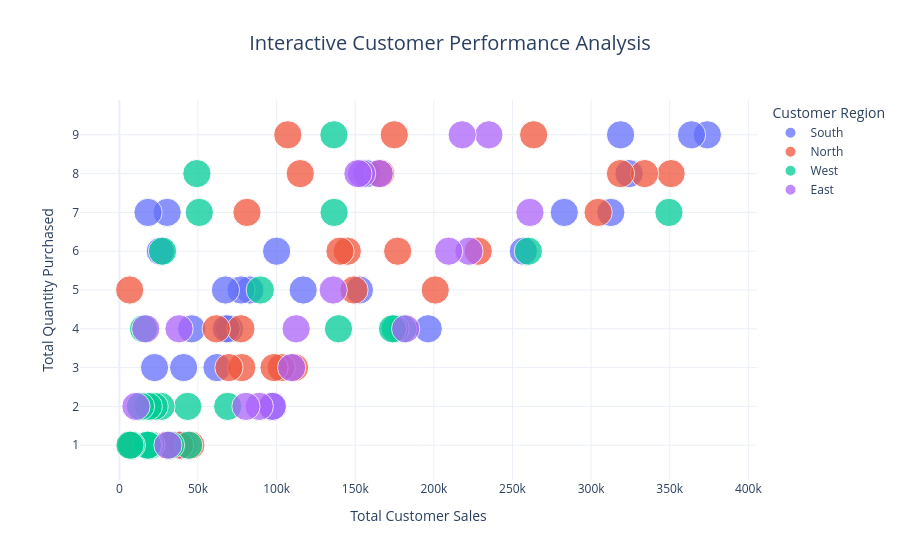

Notebook cell for this chart:
### Code cell
# ==========================================
# INTERACTIVE CUSTOMER PERFORMANCE ANALYSIS
# ==========================================

fig = px.scatter(
    customer_data,
    x='Total_Sales',
    y='Total_Quantity',
    size='Total_Transactions',
    color='Region',
    hover_name='Customer_ID',
    hover_data={
        'Total_Sales': ':.2f',
        'Total_Quantity': True,
        'Total_Transactions': True
    },
    title='Interactive Customer Performance Analysis',
    labels={
        'Total_Sales': 'Total Customer Sales',
        'Total_Quantity': 'Total Quantity Purchased',
        'Total_Transactions': 'Number of Transactions',
        'Region': 'Customer Region'
    },
    template='plotly_white',
    opacity=0.75
)

fig.update_layout(
    title_x=0.5,
    title_font_size=20,
    hovermode='closest'
)

fig.show()

# Save interactive chart
fig.write_html(
    'visualizations/customer_performance.html'
)

print("Interactive customer performance chart saved successfully!")

### Figure 1 — Plotly figure (JSON) as saved in the notebook; plotly's stock layout.template omitted (floating-point values rounded to 4 significant figures)
{"data": [{"customdata": [[1], [1], [1], [1], [1], [1], [1], [1], [1], [1], [1], [1], [1], [1], [1], [1], [1], [1], [1], [1], [1], [1], [1], [1], [1], [1], [1]], "hovertemplate": "<b>%{hovertext}</b><br><br>Customer Region=South<br>Total Customer Sales=%{x:.2f}<br>Total Quantity Purchased=%{y}<br>Number of Transactions=%{customdata[0]}<extra></extra>", "hovertext": ["CUST016", "CUST007", "CUST084", "CUST070", "CUST065", "CUST006", "CUST093", "CUST080", "CUST062", "CUST092", "CUST100", "CUST094", "CUST082", "CUST076", "CUST059", "CUST074", "CUST032", "CUST017", "CUST033", "CUST040", "CUST060", "CUST039", "CUST049", "CUST055", "CUST035", "CUST085", "CUST077"], "legendgroup": "South", "marker": {"color": "#636efa", "opacity": 0.75, "size": [1, 1, 1, 1, 1, 1, 1, 1, 1, 1, 1, 1, 1, 1, 1, 1, 1, 1, 1, 1, 1, 1, 1, 1, 1, 1, 1], "sizemode": "area", "sizeref": 0.0025, "symbol": "circle"}, "mode": "markers", "name": "South", "orientation": "v", "showlegend": true, "type": "scatter", "x": [373932, 363870, 324144, 318762, 312564, 282940, 256878, 196404, 157288, 152655, 116880, 100002, 97538, 82980, 77375, 70048, 67988, 67440, 62088, 45976, 40872, 39924, 32297, 30387, 26034, 22365, 18221], "xaxis": "x", "y": [9, 9, 8, 9, 7, 7, 6, 4, 8, 5, 5, 6, 2, 5, 5, 4, 4, 5, 3, 4, 3, 1, 1, 7, 6, 3, 7], "yaxis": "y"}, {"customdata": [[1], [1], [1], [1], [1], [1], [1], [1], [1], [1], [1], [1], [1], [1], [1], [1], [1], [1], [1], [1], [1], [1], [1], [1], [1], [1], [1], [1]], "hovertemplate": "<b>%{hovertext}</b><br><br>Customer Region=North<br>Total Customer Sales=%{x:.2f}<br>Total Quantity Purchased=%{y}<br>Number of Transactions=%{customdata[0]}<extra></extra>", "hovertext": ["CUST083", "CUST020", "CUST005", "CUST028", "CUST023", "CUST089", "CUST037", "CUST047", "CUST079", "CUST096", "CUST061", "CUST053", "CUST075", "CUST066", "CUST056", "CUST030", "CUST068", "CUST009", "CUST086", "CUST026", "CUST018", "CUST069", "CUST002", "CUST029", "CUST027", "CUST099", "CUST091", "CUST054"], "legendgroup": "North", "marker": {"color": "#EF553B", "opacity": 0.75, "size": [1, 1, 1, 1, 1, 1, 1, 1, 1, 1, 1, 1, 1, 1, 1, 1, 1, 1, 1, 1, 1, 1, 1, 1, 1, 1, 1, 1], "sizemode": "area", "sizeref": 0.0025, "symbol": "circle"}, "mode": "markers", "name": "North", "orientation": "v", "showlegend": true, "type": "scatter", "x": [350888, 333992, 318680, 304465, 263475, 228222, 200885, 176994, 174825, 166160, 149200, 144960, 140286, 115048, 111405, 107118, 102909, 98373, 81137, 77844, 77288, 69687, 61624, 45467, 38298, 30717, 7148, 6540], "xaxis": "x", "y": [8, 8, 8, 7, 9, 6, 5, 6, 9, 8, 5, 6, 6, 8, 3, 9, 3, 3, 7, 3, 4, 3, 4, 1, 1, 1, 1, 5], "yaxis": "y"}, {"customdata": [[1], [1], [1], [1], [1], [1], [1], [1], [1], [1], [1], [1], [1], [1], [1], [1], [1], [1], [1], [1], [1], [1], [1], [1], [1], [1]], "hovertemplate": "<b>%{hovertext}</b><br><br>Customer Region=West<br>Total Customer Sales=%{x:.2f}<br>Total Quantity Purchased=%{y}<br>Number of Transactions=%{customdata[0]}<extra></extra>", "hovertext": ["CUST073", "CUST043", "CUST010", "CUST050", "CUST044", "CUST071", "CUST095", "CUST051", "CUST064", "CUST015", "CUST008", "CUST011", "CUST019", "CUST003", "CUST052", "CUST088", "CUST012", "CUST046", "CUST041", "CUST042", "CUST025", "CUST024", "CUST087", "CUST022", "CUST097", "CUST048"], "legendgroup": "West", "marker": {"color": "#00cc96", "opacity": 0.75, "size": [1, 1, 1, 1, 1, 1, 1, 1, 1, 1, 1, 1, 1, 1, 1, 1, 1, 1, 1, 1, 1, 1, 1, 1, 1, 1], "sizemode": "area", "sizeref": 0.0025, "symbol": "circle"}, "mode": "markers", "name": "West", "orientation": "v", "showlegend": true, "type": "scatter", "x": [349510, 260100, 180092, 175392, 173712, 139372, 136549, 136440, 89620, 68894, 50834, 49280, 44045, 43492, 32524, 27468, 26466, 22064, 20083, 18616, 18382, 17838, 15356, 13426, 7647, 6720], "xaxis": "x", "y": [7, 6, 4, 4, 4, 4, 7, 9, 5, 2, 7, 8, 1, 2, 1, 6, 2, 2, 1, 1, 2, 1, 4, 2, 1, 1], "yaxis": "y"}, {"customdata": [[1], [1], [1], [1], [1], [1], [1], [1], [1], [1], [1], [1], [1], [1], [1], [1], [1], [1], [1]], "hovertemplate": "<b>%{hovertext}</b><br><br>Customer Region=East<br>Total Customer Sales=%{x:.2f}<br>Total Quantity Purchased=%{y}<br>Number of Transactions=%{customdata[0]}<extra></extra>", "hovertext": ["CUST001", "CUST078", "CUST057", "CUST063", "CUST031", "CUST036", "CUST013", "CUST038", "CUST072", "CUST098", "CUST081", "CUST021", "CUST034", "CUST067", "CUST045", "CUST090", "CUST004", "CUST014", "CUST058"], "legendgroup": "East", "marker": {"color": "#ab63fa", "opacity": 0.75, "size": [1, 1, 1, 1, 1, 1, 1, 1, 1, 1, 1, 1, 1, 1, 1, 1, 1, 1, 1], "sizemode": "area", "sizeref": 0.0025, "symbol": "circle"}, "mode": "markers", "name": "East", "orientation": "v", "showlegend": true, "type": "scatter", "x": [261100, 234990, 222330, 218016, 209400, 182060, 165240, 154048, 151712, 135980, 112392, 109554, 97204, 88974, 80488, 37932, 30895, 16780, 10544], "xaxis": "x", "y": [7, 9, 6, 9, 6, 4, 8, 8, 8, 5, 4, 3, 2, 2, 2, 4, 1, 4, 2], "yaxis": "y"}], "layout": {"hovermode": "closest", "legend": {"itemsizing": "constant", "title": {"text": "Customer Region"}, "tracegroupgap": 0}, "title": {"font": {"size": 20}, "text": "Interactive Customer Performance Analysis", "x": 0.5}, "xaxis": {"anchor": "y", "domain": [0, 1], "title": {"text": "Total Customer Sales"}}, "yaxis": {"anchor": "x", "domain": [0, 1], "title": {"text": "Total Quantity Purchased"}}}}
